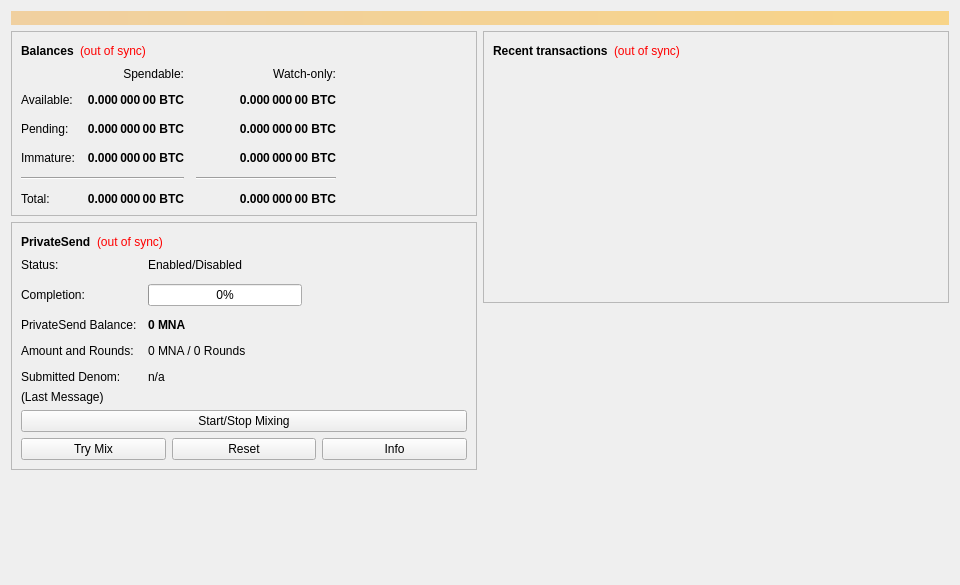
<?xml version="1.0" encoding="UTF-8"?>
<ui version="4.0">
 <class>OverviewPage</class>
 <widget class="QWidget" name="OverviewPage">
  <property name="geometry">
   <rect>
    <x>0</x>
    <y>0</y>
    <width>960</width>
    <height>585</height>
   </rect>
  </property>
  <property name="minimumSize">
   <size>
    <width>960</width>
    <height>0</height>
   </size>
  </property>
  <property name="windowTitle">
   <string>Form</string>
  </property>
  <layout class="QVBoxLayout" name="topLayout">
   <item>
    <widget class="QLabel" name="labelAlerts">
     <property name="visible">
      <bool>false</bool>
     </property>
     <property name="styleSheet">
      <string notr="true">QLabel { background-color: qlineargradient(x1: 0, y1: 0, x2: 1, y2: 0, stop:0 #F0D0A0, stop:1 #F8D488); color:#000000; }</string>
     </property>
     <property name="wordWrap">
      <bool>true</bool>
     </property>
     <property name="margin">
      <number>3</number>
     </property>
     <property name="textInteractionFlags">
      <set>Qt::TextSelectableByMouse</set>
     </property>
    </widget>
   </item>
   <item>
    <layout class="QHBoxLayout" name="horizontalLayout" stretch="1,1">
     <item>
      <layout class="QVBoxLayout" name="verticalLayout_2">
       <item>
        <widget class="QFrame" name="frame">
         <property name="frameShape">
          <enum>QFrame::StyledPanel</enum>
         </property>
         <property name="frameShadow">
          <enum>QFrame::Raised</enum>
         </property>
         <layout class="QVBoxLayout" name="verticalLayout_4">
          <item>
           <layout class="QHBoxLayout" name="horizontalLayout_4">
            <item>
             <widget class="QLabel" name="label_5">
              <property name="font">
               <font>
                <weight>75</weight>
                <bold>true</bold>
               </font>
              </property>
              <property name="text">
               <string>Balances</string>
              </property>
             </widget>
            </item>
            <item>
             <widget class="QLabel" name="labelWalletStatus">
              <property name="toolTip">
               <string>The displayed information may be out of date. Your wallet automatically synchronizes with the Monea network after a connection is established, but this process has not completed yet.</string>
              </property>
              <property name="styleSheet">
               <string notr="true">QLabel { color: red; }</string>
              </property>
              <property name="text">
               <string notr="true">(out of sync)</string>
              </property>
              <property name="alignment">
               <set>Qt::AlignLeading|Qt::AlignLeft|Qt::AlignVCenter</set>
              </property>
             </widget>
            </item>
            <item>
             <spacer name="horizontalSpacer_3">
              <property name="orientation">
               <enum>Qt::Horizontal</enum>
              </property>
              <property name="sizeHint" stdset="0">
               <size>
                <width>40</width>
                <height>20</height>
               </size>
              </property>
             </spacer>
            </item>
           </layout>
          </item>
          <item>
           <layout class="QGridLayout" name="gridLayout">
            <property name="spacing">
             <number>12</number>
            </property>
            <item row="2" column="2">
             <widget class="QLabel" name="labelWatchPending">
              <property name="font">
               <font>
                <weight>75</weight>
                <bold>true</bold>
               </font>
              </property>
              <property name="cursor">
               <cursorShape>IBeamCursor</cursorShape>
              </property>
              <property name="toolTip">
               <string>Unconfirmed transactions to watch-only addresses</string>
              </property>
              <property name="text">
               <string notr="true">0.000 000 00 BTC</string>
              </property>
              <property name="alignment">
               <set>Qt::AlignRight|Qt::AlignTrailing|Qt::AlignVCenter</set>
              </property>
              <property name="textInteractionFlags">
               <set>Qt::LinksAccessibleByMouse|Qt::TextSelectableByKeyboard|Qt::TextSelectableByMouse</set>
              </property>
             </widget>
            </item>
            <item row="2" column="1">
             <widget class="QLabel" name="labelUnconfirmed">
              <property name="font">
               <font>
                <weight>75</weight>
                <bold>true</bold>
               </font>
              </property>
              <property name="cursor">
               <cursorShape>IBeamCursor</cursorShape>
              </property>
              <property name="toolTip">
               <string>Total of transactions that have yet to be confirmed, and do not yet count toward the spendable balance</string>
              </property>
              <property name="text">
               <string notr="true">0.000 000 00 BTC</string>
              </property>
              <property name="alignment">
               <set>Qt::AlignRight|Qt::AlignTrailing|Qt::AlignVCenter</set>
              </property>
              <property name="textInteractionFlags">
               <set>Qt::LinksAccessibleByMouse|Qt::TextSelectableByKeyboard|Qt::TextSelectableByMouse</set>
              </property>
             </widget>
            </item>
            <item row="3" column="2">
             <widget class="QLabel" name="labelWatchImmature">
              <property name="font">
               <font>
                <weight>75</weight>
                <bold>true</bold>
               </font>
              </property>
              <property name="cursor">
               <cursorShape>IBeamCursor</cursorShape>
              </property>
              <property name="toolTip">
               <string>Mined balance in watch-only addresses that has not yet matured</string>
              </property>
              <property name="text">
               <string notr="true">0.000 000 00 BTC</string>
              </property>
              <property name="alignment">
               <set>Qt::AlignRight|Qt::AlignTrailing|Qt::AlignVCenter</set>
              </property>
              <property name="textInteractionFlags">
               <set>Qt::LinksAccessibleByMouse|Qt::TextSelectableByKeyboard|Qt::TextSelectableByMouse</set>
              </property>
             </widget>
            </item>
            <item row="4" column="0" colspan="2">
             <widget class="Line" name="lineSpendableBalance">
              <property name="orientation">
               <enum>Qt::Horizontal</enum>
              </property>
             </widget>
            </item>
            <item row="4" column="2">
             <widget class="Line" name="lineWatchBalance">
              <property name="sizePolicy">
               <sizepolicy hsizetype="Preferred" vsizetype="Fixed">
                <horstretch>0</horstretch>
                <verstretch>0</verstretch>
               </sizepolicy>
              </property>
              <property name="minimumSize">
               <size>
                <width>140</width>
                <height>0</height>
               </size>
              </property>
              <property name="orientation">
               <enum>Qt::Horizontal</enum>
              </property>
             </widget>
            </item>
            <item row="5" column="0">
             <widget class="QLabel" name="labelTotalText">
              <property name="text">
               <string>Total:</string>
              </property>
             </widget>
            </item>
            <item row="3" column="1">
             <widget class="QLabel" name="labelImmature">
              <property name="font">
               <font>
                <weight>75</weight>
                <bold>true</bold>
               </font>
              </property>
              <property name="cursor">
               <cursorShape>IBeamCursor</cursorShape>
              </property>
              <property name="toolTip">
               <string>Mined balance that has not yet matured</string>
              </property>
              <property name="text">
               <string notr="true">0.000 000 00 BTC</string>
              </property>
              <property name="alignment">
               <set>Qt::AlignRight|Qt::AlignTrailing|Qt::AlignVCenter</set>
              </property>
              <property name="textInteractionFlags">
               <set>Qt::LinksAccessibleByMouse|Qt::TextSelectableByKeyboard|Qt::TextSelectableByMouse</set>
              </property>
             </widget>
            </item>
            <item row="2" column="3">
             <spacer name="horizontalSpacer_2">
              <property name="orientation">
               <enum>Qt::Horizontal</enum>
              </property>
              <property name="sizeHint" stdset="0">
               <size>
                <width>40</width>
                <height>20</height>
               </size>
              </property>
             </spacer>
            </item>
            <item row="3" column="0">
             <widget class="QLabel" name="labelImmatureText">
              <property name="text">
               <string>Immature:</string>
              </property>
             </widget>
            </item>
            <item row="5" column="1">
             <widget class="QLabel" name="labelTotal">
              <property name="font">
               <font>
                <weight>75</weight>
                <bold>true</bold>
               </font>
              </property>
              <property name="cursor">
               <cursorShape>IBeamCursor</cursorShape>
              </property>
              <property name="toolTip">
               <string>Your current total balance</string>
              </property>
              <property name="text">
               <string notr="true">0.000 000 00 BTC</string>
              </property>
              <property name="alignment">
               <set>Qt::AlignRight|Qt::AlignTrailing|Qt::AlignVCenter</set>
              </property>
              <property name="textInteractionFlags">
               <set>Qt::LinksAccessibleByMouse|Qt::TextSelectableByKeyboard|Qt::TextSelectableByMouse</set>
              </property>
             </widget>
            </item>
            <item row="5" column="2">
             <widget class="QLabel" name="labelWatchTotal">
              <property name="font">
               <font>
                <weight>75</weight>
                <bold>true</bold>
               </font>
              </property>
              <property name="cursor">
               <cursorShape>IBeamCursor</cursorShape>
              </property>
              <property name="toolTip">
               <string>Current total balance in watch-only addresses</string>
              </property>
              <property name="text">
               <string notr="true">0.000 000 00 BTC</string>
              </property>
              <property name="alignment">
               <set>Qt::AlignRight|Qt::AlignTrailing|Qt::AlignVCenter</set>
              </property>
              <property name="textInteractionFlags">
               <set>Qt::LinksAccessibleByMouse|Qt::TextSelectableByKeyboard|Qt::TextSelectableByMouse</set>
              </property>
             </widget>
            </item>
            <item row="0" column="2">
             <widget class="QLabel" name="labelWatchonly">
              <property name="text">
               <string>Watch-only:</string>
              </property>
              <property name="alignment">
               <set>Qt::AlignRight|Qt::AlignTrailing|Qt::AlignVCenter</set>
              </property>
             </widget>
            </item>
            <item row="1" column="0">
             <widget class="QLabel" name="labelBalanceText">
              <property name="text">
               <string>Available:</string>
              </property>
             </widget>
            </item>
            <item row="1" column="1">
             <widget class="QLabel" name="labelBalance">
              <property name="font">
               <font>
                <weight>75</weight>
                <bold>true</bold>
               </font>
              </property>
              <property name="cursor">
               <cursorShape>IBeamCursor</cursorShape>
              </property>
              <property name="toolTip">
               <string>Your current spendable balance</string>
              </property>
              <property name="text">
               <string notr="true">0.000 000 00 BTC</string>
              </property>
              <property name="alignment">
               <set>Qt::AlignRight|Qt::AlignTrailing|Qt::AlignVCenter</set>
              </property>
              <property name="textInteractionFlags">
               <set>Qt::LinksAccessibleByMouse|Qt::TextSelectableByKeyboard|Qt::TextSelectableByMouse</set>
              </property>
             </widget>
            </item>
            <item row="1" column="2">
             <widget class="QLabel" name="labelWatchAvailable">
              <property name="font">
               <font>
                <weight>75</weight>
                <bold>true</bold>
               </font>
              </property>
              <property name="cursor">
               <cursorShape>IBeamCursor</cursorShape>
              </property>
              <property name="toolTip">
               <string>Your current balance in watch-only addresses</string>
              </property>
              <property name="text">
               <string notr="true">0.000 000 00 BTC</string>
              </property>
              <property name="alignment">
               <set>Qt::AlignRight|Qt::AlignTrailing|Qt::AlignVCenter</set>
              </property>
              <property name="textInteractionFlags">
               <set>Qt::LinksAccessibleByMouse|Qt::TextSelectableByKeyboard|Qt::TextSelectableByMouse</set>
              </property>
             </widget>
            </item>
            <item row="2" column="0">
             <widget class="QLabel" name="labelPendingText">
              <property name="text">
               <string>Pending:</string>
              </property>
             </widget>
            </item>
            <item row="0" column="1">
             <widget class="QLabel" name="labelSpendable">
              <property name="text">
               <string>Spendable:</string>
              </property>
              <property name="alignment">
               <set>Qt::AlignRight|Qt::AlignTrailing|Qt::AlignVCenter</set>
              </property>
             </widget>
            </item>
           </layout>
          </item>
         </layout>
        </widget>
       </item>
       <item>
        <widget class="QFrame" name="framePrivateSend">
         <property name="layoutDirection">
          <enum>Qt::LeftToRight</enum>
         </property>
         <property name="frameShape">
          <enum>QFrame::StyledPanel</enum>
         </property>
         <property name="frameShadow">
          <enum>QFrame::Raised</enum>
         </property>
         <layout class="QVBoxLayout" name="VerticalLayout_PS1">
          <item>
           <layout class="QHBoxLayout" name="horizontalLayout_5">
            <item>
             <widget class="QLabel" name="labelPrivateSendHeader">
              <property name="font">
               <font>
                <weight>75</weight>
                <bold>true</bold>
               </font>
              </property>
              <property name="text">
               <string>PrivateSend</string>
              </property>
             </widget>
            </item>
            <item>
             <widget class="QLabel" name="labelPrivateSendSyncStatus">
              <property name="toolTip">
               <string>The displayed information may be out of date. Your wallet automatically synchronizes with the Monea network after a connection is established, but this process has not completed yet.</string>
              </property>
              <property name="styleSheet">
               <string notr="true">QLabel { color: red; }</string>
              </property>
              <property name="text">
               <string notr="true">(out of sync)</string>
              </property>
              <property name="alignment">
               <set>Qt::AlignLeading|Qt::AlignLeft|Qt::AlignVCenter</set>
              </property>
             </widget>
            </item>
            <item>
             <spacer name="horizontalSpacer_4">
              <property name="orientation">
               <enum>Qt::Horizontal</enum>
              </property>
              <property name="sizeHint" stdset="0">
               <size>
                <width>40</width>
                <height>20</height>
               </size>
              </property>
             </spacer>
            </item>
           </layout>
          </item>
          <item>
           <layout class="QFormLayout" name="privateSendFormLayout">
            <property name="fieldGrowthPolicy">
             <enum>QFormLayout::AllNonFixedFieldsGrow</enum>
            </property>
            <property name="horizontalSpacing">
             <number>11</number>
            </property>
            <property name="verticalSpacing">
             <number>12</number>
            </property>
            <item row="0" column="0">
             <widget class="QLabel" name="labelPrivateSendEnabledText">
              <property name="text">
               <string>Status:</string>
              </property>
             </widget>
            </item>
            <item row="0" column="1">
             <widget class="QLabel" name="labelPrivateSendEnabled">
              <property name="text">
               <string>Enabled/Disabled</string>
              </property>
             </widget>
            </item>
            <item row="1" column="0">
             <widget class="QLabel" name="labelCompletitionText">
              <property name="text">
               <string>Completion:</string>
              </property>
             </widget>
            </item>
            <item row="1" column="1">
             <widget class="QProgressBar" name="privateSendProgress">
              <property name="maximumSize">
               <size>
                <width>154</width>
                <height>16777215</height>
               </size>
              </property>
              <property name="value">
               <number>0</number>
              </property>
             </widget>
            </item>
            <item row="2" column="0">
             <widget class="QLabel" name="labelAnonymizedText">
              <property name="text">
               <string>PrivateSend Balance:</string>
              </property>
             </widget>
            </item>
            <item row="2" column="1">
             <widget class="QLabel" name="labelAnonymized">
              <property name="font">
               <font>
                <weight>75</weight>
                <bold>true</bold>
               </font>
              </property>
              <property name="text">
               <string notr="true">0 MNA</string>
              </property>
             </widget>
            </item>
            <item row="3" column="0">
             <widget class="QLabel" name="labelAmountAndRoundsText">
              <property name="text">
               <string>Amount and Rounds:</string>
              </property>
             </widget>
            </item>
            <item row="3" column="1">
             <widget class="QLabel" name="labelAmountRounds">
              <property name="text">
               <string>0 MNA / 0 Rounds</string>
              </property>
             </widget>
            </item>
            <item row="4" column="0">
             <widget class="QLabel" name="labelSubmittedDenomText">
              <property name="text">
               <string>Submitted Denom:</string>
              </property>
             </widget>
            </item>
            <item row="4" column="1">
             <widget class="QLabel" name="labelSubmittedDenom">
              <property name="toolTip">
               <string>The denominations you submitted to the Masternode.&lt;br&gt;To mix, other users must submit the exact same denominations.</string>
              </property>
              <property name="text">
               <string>n/a</string>
              </property>
             </widget>
            </item>
           </layout>
          </item>
          <item>
           <layout class="QVBoxLayout" name="VerticalLayout_PS">
            <item>
             <widget class="QLabel" name="labelPrivateSendLastMessage">
              <property name="text">
               <string>(Last Message)</string>
              </property>
              <property name="alignment">
               <set>Qt::AlignLeading|Qt::AlignLeft|Qt::AlignTop</set>
              </property>
              <property name="wordWrap">
               <bool>true</bool>
              </property>
             </widget>
            </item>
            <item>
             <widget class="QPushButton" name="togglePrivateSend">
              <property name="sizePolicy">
               <sizepolicy hsizetype="MinimumExpanding" vsizetype="Fixed">
                <horstretch>0</horstretch>
                <verstretch>0</verstretch>
               </sizepolicy>
              </property>
              <property name="text">
               <string>Start/Stop Mixing</string>
              </property>
             </widget>
            </item>
            <item>
             <layout class="QHBoxLayout" name="horizontalLayout_debugbuttons">
              <item>
               <widget class="QPushButton" name="privateSendAuto">
                <property name="sizePolicy">
                 <sizepolicy hsizetype="MinimumExpanding" vsizetype="Fixed">
                  <horstretch>0</horstretch>
                  <verstretch>0</verstretch>
                 </sizepolicy>
                </property>
                <property name="toolTip">
                 <string>Try to manually submit a PrivateSend request.</string>
                </property>
                <property name="text">
                 <string>Try Mix</string>
                </property>
               </widget>
              </item>
              <item>
               <widget class="QPushButton" name="privateSendReset">
                <property name="sizePolicy">
                 <sizepolicy hsizetype="MinimumExpanding" vsizetype="Fixed">
                  <horstretch>0</horstretch>
                  <verstretch>0</verstretch>
                 </sizepolicy>
                </property>
                <property name="toolTip">
                 <string>Reset the current status of PrivateSend (can interrupt PrivateSend if it's in the process of Mixing, which can cost you money!)</string>
                </property>
                <property name="autoFillBackground">
                 <bool>false</bool>
                </property>
                <property name="text">
                 <string>Reset</string>
                </property>
               </widget>
              </item>
              <item>
               <widget class="QPushButton" name="privateSendInfo">
                <property name="sizePolicy">
                 <sizepolicy hsizetype="MinimumExpanding" vsizetype="Fixed">
                  <horstretch>0</horstretch>
                  <verstretch>0</verstretch>
                 </sizepolicy>
                </property>
                <property name="toolTip">
                 <string>Information about PrivateSend and Mixing</string>
                </property>
                <property name="text">
                 <string>Info</string>
                </property>
               </widget>
              </item>
             </layout>
            </item>
           </layout>
          </item>
         </layout>
        </widget>
       </item>
       <item>
        <spacer name="verticalSpacer">
         <property name="orientation">
          <enum>Qt::Vertical</enum>
         </property>
         <property name="sizeHint" stdset="0">
          <size>
           <width>20</width>
           <height>40</height>
          </size>
         </property>
        </spacer>
       </item>
      </layout>
     </item>
     <item>
      <layout class="QVBoxLayout" name="verticalLayout_3">
       <item>
        <widget class="QFrame" name="frame_2">
         <property name="frameShape">
          <enum>QFrame::StyledPanel</enum>
         </property>
         <property name="frameShadow">
          <enum>QFrame::Raised</enum>
         </property>
         <layout class="QVBoxLayout" name="verticalLayout">
          <item>
           <layout class="QHBoxLayout" name="horizontalLayout_2">
            <item>
             <widget class="QLabel" name="label_4">
              <property name="font">
               <font>
                <weight>75</weight>
                <bold>true</bold>
               </font>
              </property>
              <property name="text">
               <string>Recent transactions</string>
              </property>
             </widget>
            </item>
            <item>
             <widget class="QLabel" name="labelTransactionsStatus">
              <property name="toolTip">
               <string>The displayed information may be out of date. Your wallet automatically synchronizes with the Monea network after a connection is established, but this process has not completed yet.</string>
              </property>
              <property name="styleSheet">
               <string notr="true">QLabel { color: red; }</string>
              </property>
              <property name="text">
               <string notr="true">(out of sync)</string>
              </property>
              <property name="alignment">
               <set>Qt::AlignLeading|Qt::AlignLeft|Qt::AlignVCenter</set>
              </property>
             </widget>
            </item>
            <item>
             <spacer name="horizontalSpacer">
              <property name="orientation">
               <enum>Qt::Horizontal</enum>
              </property>
              <property name="sizeHint" stdset="0">
               <size>
                <width>40</width>
                <height>20</height>
               </size>
              </property>
             </spacer>
            </item>
           </layout>
          </item>
          <item>
           <widget class="QListView" name="listTransactions">
            <property name="styleSheet">
             <string notr="true">QListView { background: transparent; }</string>
            </property>
            <property name="frameShape">
             <enum>QFrame::NoFrame</enum>
            </property>
            <property name="verticalScrollBarPolicy">
             <enum>Qt::ScrollBarAlwaysOff</enum>
            </property>
            <property name="horizontalScrollBarPolicy">
             <enum>Qt::ScrollBarAlwaysOff</enum>
            </property>
            <property name="selectionMode">
             <enum>QAbstractItemView::NoSelection</enum>
            </property>
           </widget>
          </item>
         </layout>
        </widget>
       </item>
       <item>
        <spacer name="verticalSpacer_2">
         <property name="orientation">
          <enum>Qt::Vertical</enum>
         </property>
         <property name="sizeHint" stdset="0">
          <size>
           <width>20</width>
           <height>40</height>
          </size>
         </property>
        </spacer>
       </item>
      </layout>
     </item>
    </layout>
   </item>
  </layout>
 </widget>
 <resources/>
 <connections/>
</ui>
